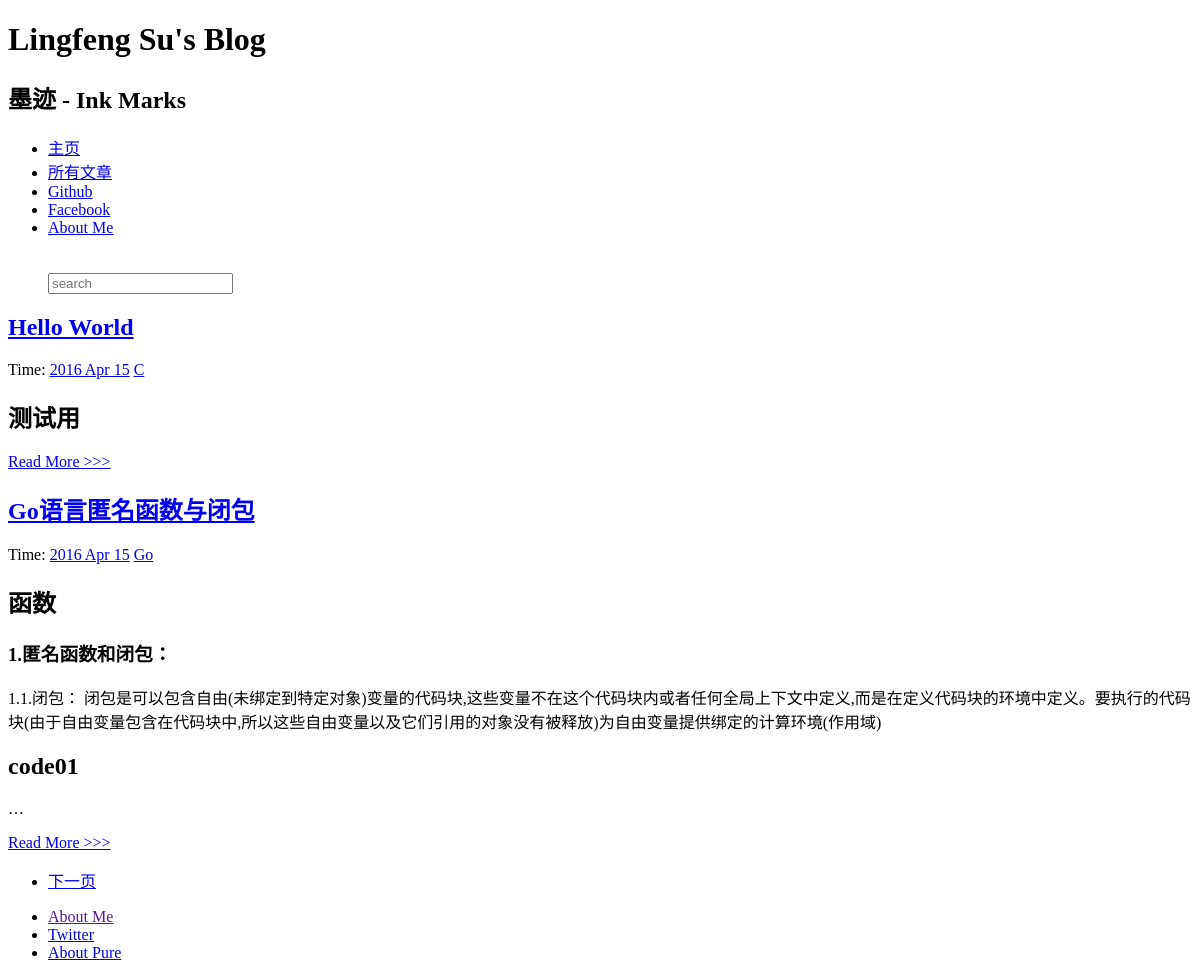
The app's page /, older data.
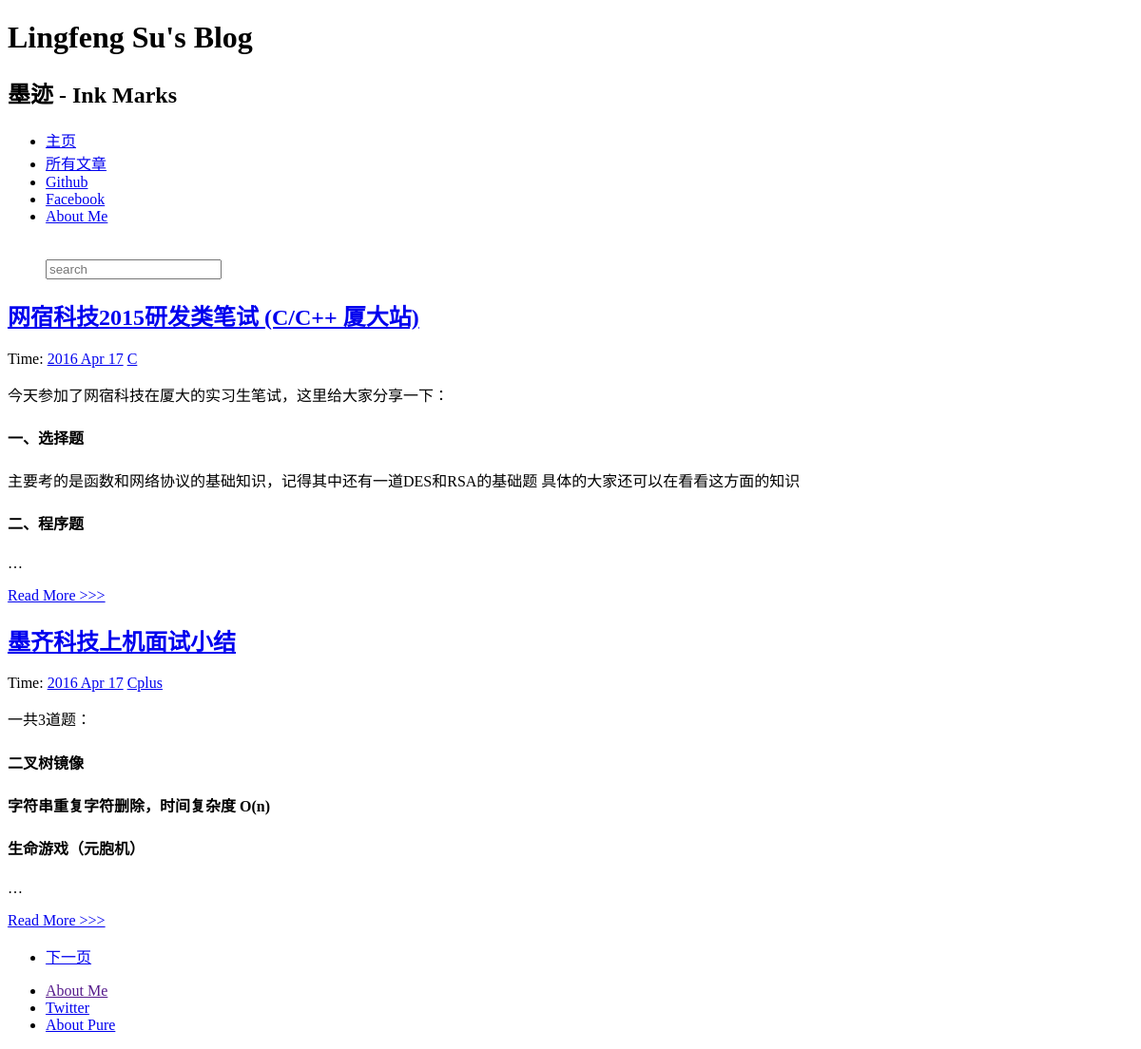
The same page, newer data.
### article/models.py (models this page shows, shortened)
class Article(models.Model):
    title = models.CharField(max_length=100)  # 博客题目
    category = models.CharField(max_length=50, blank=True)  # 博客标签
    date_time = models.DateTimeField(auto_now_add=True)  # 博客日期
    content = models.TextField(blank=True, null=True)  # 博客文章正文
    class Meta:  # 按时间下降排序
        ordering = ['-date_time']

### article/views.py (the view)
# urls.py: url(r'^$', 'article.views.home', name='home'),
def home(request):
    posts = Article.objects.all()  # 获取全部的Article对象
    paginator = Paginator(posts, 2)  # 每页显示两个
    page = request.GET.get('page')
    try:
        post_list = paginator.page(page)
    except PageNotAnInteger:
        post_list = paginator.page(1)
    except EmptyPage:
        post_list = paginator.paginator(paginator.num_pages)
    return render(request, 'home.html', {'post_list': post_list})

### article/templatetags/custom_markdown.py (called while the page is built)
@register.filter(is_safe=True)  # 注册template filter
@stringfilter  # 希望字符串作为参数
def custom_markdown(value):
    return mark_safe(markdown.markdown(value,
                                       extensions=[
                                           'markdown.extensions.fenced_code', 'markdown.extensions.codehilite'],
                                       safe_mode=True,
                                       enable_attributes=False))

### templates/home.html (shortened to what this page needs)
{% extends "base.html" %}
{% load custom_markdown %}
{% block content %}
<div class="posts">
    {% for post in post_list %}
        <section class="post">
            <header class="post-header">
                <h2 class="post-title"><a href="{% url "detail" id=post.id %}">{{ post.title }}</a></h2>
                    <p class="post-meta">
                        Time:  <a class="post-author" href="#">{{ post.date_time |date:"Y M d"}}</a> <a class="post-category post-category-js" href="{% url "search_tag" tag=post.category %}">{{ post.category|title }}</a>
                    </p>
            </header>
                <div class="post-description">
                    <p>
                        {{ post.content|custom_markdown|truncatewords:5 }}
                    </p>
                </div>
                <a class="pure-button" href="{% url "detail" id=post.id %}">Read More >>> </a>
        </section>
    {% endfor %}
    {% if post_list.object_list and post_list.paginator.num_pages > 1 %}
      <div>
      <ul class="pager">
      {% if post_list.has_next %}
        <li><a href="?page={{ post_list.next_page_number }}">下一页</a></li>
      {% endif %}
      </ul>
      </div>
    {% endif %}
</div>
{% endblock %}

Row changes from the older to the newer data that the page shows:
removed Article: title "Hello World", date_time "2016 Apr 15", category "C", content|custom_markdown "测试用"
no longer on this page (row edited): Article: title "Go语言匿名函数与闭包", date_time "2016 Apr 15", category "Go", content|custom_markdown "函数 1.匿名函数和闭包： 1.1.闭包： 闭包是可以包含自由(未绑定到特定对象)变量的代码块,这些变量不在这个代码块内或者任何全局上下文中定义,而是在定义代码块的环境中定义。要执行的代码块(由于自由变量包含在代码块中,所以这些自由变量以及它们引用的对象没有被释放)为自由变量提供绑定的计算环境(作用域) code01 …"
added Article: title "网宿科技2015研发类笔试 (C/C++ 厦大站)", date_time "2016 Apr 17", category "C", content|custom_markdown "今天参加了网宿科技在厦大的实习生笔试，这里给大家分享一下： 一、选择题 主要考的是函数和网络协议的基础知识，记得其中还有一道DES和RSA的基础题 具体的大家还可以在看看这方面的知识 二、程序题 …"
added Article: title "墨齐科技上机面试小结", date_time "2016 Apr 17", category "Cplus", content|custom_markdown "一共3道题： 二叉树镜像 字符串重复字符删除，时间复杂度 O(n) 生命游戏（元胞机） …"
